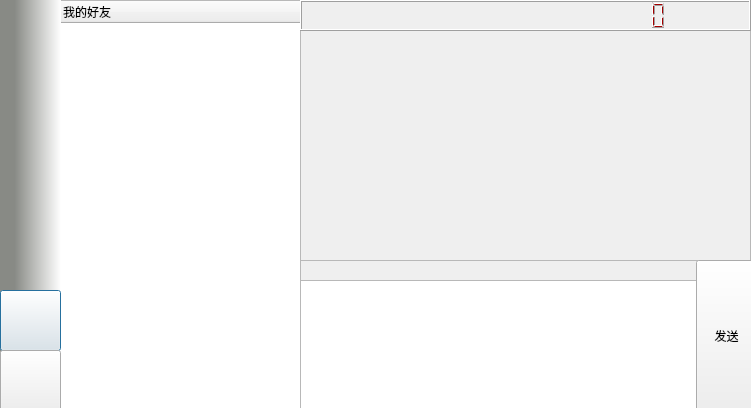
<?xml version="1.0" encoding="UTF-8"?>
<ui version="4.0">
 <class>ChatWidget</class>
 <widget class="QDialog" name="ChatWidget">
  <property name="geometry">
   <rect>
    <x>0</x>
    <y>0</y>
    <width>751</width>
    <height>408</height>
   </rect>
  </property>
  <property name="windowTitle">
   <string>Dialog</string>
  </property>
  <widget class="QTreeWidget" name="treeWidget">
   <property name="geometry">
    <rect>
     <x>60</x>
     <y>0</y>
     <width>241</width>
     <height>411</height>
    </rect>
   </property>
   <column>
    <property name="text">
     <string>我的好友</string>
    </property>
   </column>
  </widget>
  <widget class="QLabel" name="label">
   <property name="geometry">
    <rect>
     <x>0</x>
     <y>0</y>
     <width>61</width>
     <height>411</height>
    </rect>
   </property>
   <property name="styleSheet">
    <string notr="true">background-color: qlineargradient(spread:reflect, x1:0, y1:0, x2:1, y2:0, stop:0.238342 rgba(136, 138, 133, 255), stop:1 rgba(255, 255, 255, 255));</string>
   </property>
   <property name="text">
    <string/>
   </property>
  </widget>
  <widget class="QPushButton" name="pushButton_addFriens">
   <property name="geometry">
    <rect>
     <x>0</x>
     <y>290</y>
     <width>61</width>
     <height>61</height>
    </rect>
   </property>
   <property name="text">
    <string/>
   </property>
  </widget>
  <widget class="QTextEdit" name="textEdit_chat">
   <property name="enabled">
    <bool>false</bool>
   </property>
   <property name="geometry">
    <rect>
     <x>300</x>
     <y>30</y>
     <width>451</width>
     <height>231</height>
    </rect>
   </property>
  </widget>
  <widget class="QLabel" name="label_3">
   <property name="geometry">
    <rect>
     <x>300</x>
     <y>240</y>
     <width>451</width>
     <height>41</height>
    </rect>
   </property>
   <property name="styleSheet">
    <string notr="true"/>
   </property>
   <property name="text">
    <string/>
   </property>
  </widget>
  <widget class="QPushButton" name="pushButton_setting">
   <property name="geometry">
    <rect>
     <x>0</x>
     <y>350</y>
     <width>61</width>
     <height>61</height>
    </rect>
   </property>
   <property name="text">
    <string/>
   </property>
  </widget>
  <widget class="QLCDNumber" name="lcdNumber">
   <property name="enabled">
    <bool>true</bool>
   </property>
   <property name="geometry">
    <rect>
     <x>300</x>
     <y>0</y>
     <width>451</width>
     <height>31</height>
    </rect>
   </property>
   <property name="font">
    <font>
     <family>WenQuanYi Micro Hei</family>
     <pointsize>11</pointsize>
     <weight>9</weight>
     <italic>false</italic>
     <bold>false</bold>
    </font>
   </property>
   <property name="styleSheet">
    <string notr="true">font: 75 11pt &quot;WenQuanYi Micro Hei&quot;;
color: rgb(164, 0, 0);</string>
   </property>
   <property name="digitCount">
    <number>20</number>
   </property>
  </widget>
  <widget class="QTextEdit" name="textEdit_input">
   <property name="geometry">
    <rect>
     <x>300</x>
     <y>280</y>
     <width>401</width>
     <height>131</height>
    </rect>
   </property>
  </widget>
  <widget class="QPushButton" name="pushButton_send">
   <property name="geometry">
    <rect>
     <x>696</x>
     <y>260</y>
     <width>61</width>
     <height>151</height>
    </rect>
   </property>
   <property name="styleSheet">
    <string notr="true">font: 14pt &quot;WenQuanYi Micro Hei&quot;;</string>
   </property>
   <property name="text">
    <string>发送</string>
   </property>
  </widget>
 </widget>
 <resources/>
 <connections/>
</ui>
